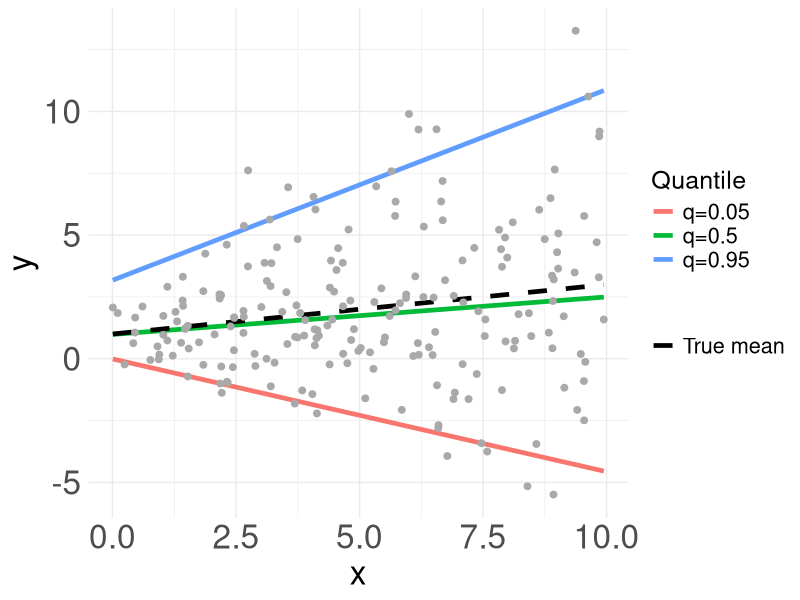

Reproduce this figure in R. (Note: this script raises an error after producing the figure.)
### This script produces a plot illustrating the ERM under pinball losses
### Data: simulated univariate heteroskedastic regression y=theta0+theta1*x+eps(x)
### eps(x) is normally distributed with mean 0 and standard deviation 0.5+0.5*x
### x is chosen uniformly in [0,10], theta0=1, theta1=0.2, n=200 samples

rm(list=ls())
library(quantreg)
library(ggplot2)

# Data simulation
set.seed(123)  
n <- 200  
x <- runif(n, 0, 10)  
theta0 <- 1
theta1 <- 0.2
eps <- rnorm(n, mean = 0, sd = 0.5+0.5*x)  
y <- theta0 + theta1 * x + eps 
simu.dat <- data.frame(x = x, y = y)

# Pinball loss for 0.05 quantile
mod.5 <- rq(formula = as.formula("y ~ x"), tau=0.05, data=simu.dat)
res.5 <- mod.5$coefficients
resids.5 <- mod.5$residuals
preds.5 <- predict(mod.5)
# Pinball loss for 0.5 quantile
mod.50 <- rq(formula = as.formula("y ~ x"), tau=0.5, data=simu.dat)
res.50 <- mod.50$coefficients
resids.50 <- mod.50$residuals
preds.50 <- predict(mod.50)
# Pinball loss for 0.95 quantile
mod.95 <- rq(formula = as.formula("y ~ x"), tau=0.95, data=simu.dat)
res.95 <- mod.95$coefficients
resids.95 <- mod.95$residuals
preds.95 <- predict(mod.95)

# Aggregate results
res.dat <- simu.dat
res.dat$resid_5 <- resids.5
res.dat$resid_50 <- resids.50
res.dat$resid_95 <- resids.95
res.dat$pred_5 <- preds.5
res.dat$pred_50 <- preds.50
res.dat$pred_95 <- preds.95

# Calculate true conditional mean
res.dat$true_mean <- theta0 + theta1 * res.dat$x


p <- ggplot(res.dat, aes(x = x)) +
  geom_line(aes(y = pred_5, color = "q=0.05"), size = 1.6, alpha=1) +   
  geom_line(aes(y = pred_50, color = "q=0.5"), size = 1.6, alpha=1) +
  geom_line(aes(y = pred_95, color = "q=0.95"), size = 1.6, alpha=1) +
  geom_line(aes(y = true_mean, linetype = "True mean"), color = "black", size = 1.6) +
  geom_point(aes(y = y), color = "darkgrey", size = 2, alpha=1) +  
  labs(y = "y", x = "x", color = "Quantile", linetype = "") +
  scale_linetype_manual(values = c("True mean" = "dashed")) +
  theme_minimal() +
  theme(text = element_text(size = 12), 
        axis.title = element_text(size = rel(2)),   
        axis.text = element_text(size = rel(2)),  
        legend.title = element_text(size = rel(1.5)),
        legend.text = element_text(size = rel(1.3))) +
  guides(color = guide_legend(order = 1), linetype = guide_legend(order = 2))
# Print plot
print(p)

# Save figure
ggsave(filename = paste0("../figure/quantile-regression.pdf"), plot = p)
